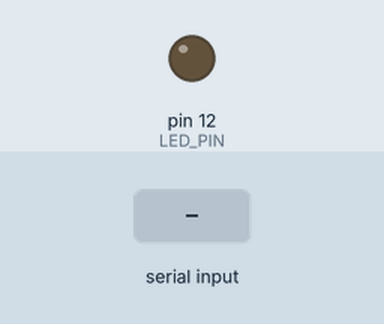
Recording of a sketch running on a simulated Arduino Uno, built with avr-gcc and run on an emulated ATmega328P. Shown: output pins drawn as LEDs (lit = HIGH). Inputs (shaded band) come from the test bench.

Above: at 1.2 s.
1.3 s: "1111\n" received over the second serial link
At 2.0 s:
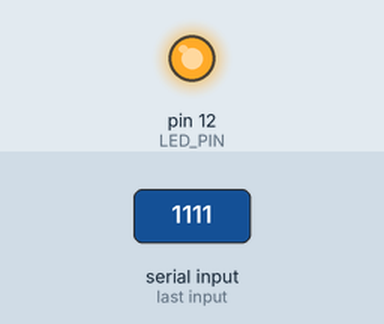
Timing chart, 0 to 4.3 s (numbered marks = the images above; inputs shaded):
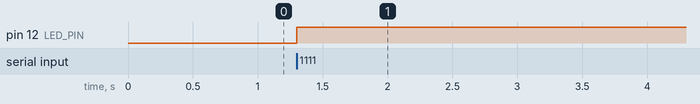

The sketch:

hc_12_receive.ino
```cpp
//HC-12 Button Receive


#include <SoftwareSerial.h>

SoftwareSerial hc_srl(2, 3); // RX, TX

byte LED_PIN = 12;

void setup() {
  hc_srl.begin(9600);
  pinMode(LED_PIN, OUTPUT);
}

void loop() {

  if(hc_srl.available() > 1){
    int input = hc_srl.parseInt();
    if (input == 1111) {
      digitalWrite(LED_PIN, HIGH);
    }
    if(input == 0000){
      digitalWrite(LED_PIN, LOW);
    }
  }
  //clear the serial buffer for unwanted inputs
  hc_srl.flush();

  //delay little for better serial communication
  delay(20);

}
```

Measured:
- after the input at 1.3 s, pin 12 (LED_PIN): LOW → HIGH at once
